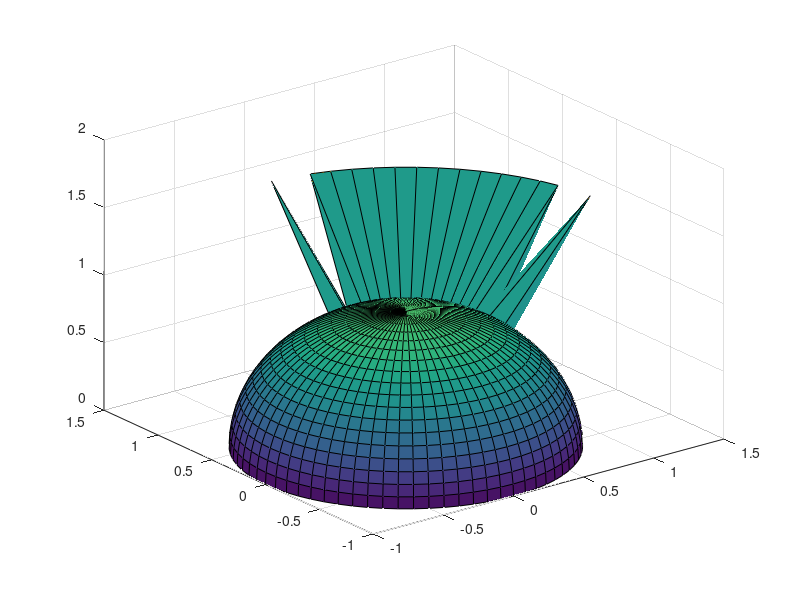

Write the MATLAB code that produced this figure.
X = [
0 0 0 0 0 0 0 0 0 0 0 0 0 0 0 0 0 0 0 -0 -0 -0 -0 -0 -0 -0 -0 -0 -0 -0 -0 -0 -0 -0 -0 -0 -0 -0 -0 -0 -0 -0 -0 -0 -0 -0 -0 -0 -0 -0 -0 -0 -0 -0 -0 0 0 0 0 0 0 0 0 0 0 0 0 0 0 0 0 0 0 ;
0.0871557 0.0868241 0.0858316 0.084186 0.0818996 0.0789899 0.0754791 0.0713938 0.0667652 0.0616284 0.0560226 0.0499905 0.0435779 0.0368336 0.029809 0.0225576 0.0151344 0.00759612 5.33675e-18 -0.00759612 -0.0151344 -0.0225576 -0.029809 -0.0368336 -0.0435779 -0.0499905 -0.0560226 -0.0616284 -0.0667652 -0.0713938 -0.0754791 -0.0789899 -0.0818996 -0.084186 -0.0858316 -0.0868241 -0.0871557 -0.0868241 -0.0858316 -0.084186 -0.0818996 -0.0789899 -0.0754791 -0.0713938 -0.0667652 -0.0616284 -0.0560226 -0.0499905 -0.0435779 -0.0368336 -0.029809 -0.0225576 -0.0151344 -0.00759612 -1.60102e-17 0.00759612 0.0151344 0.0225576 0.029809 0.0368336 0.0435779 0.0499905 0.0560226 0.0616284 0.0667652 0.0713938 0.0754791 0.0789899 0.0818996 0.084186 0.0858316 0.0868241 0.0871557 ;
0.173648 0.172987 0.17101 0.167731 0.163176 0.157379 0.150384 0.142244 0.133022 0.122788 0.111619 0.0996005 0.0868241 0.0733869 0.0593912 0.0449435 0.0301537 0.0151344 1.06329e-17 -0.0151344 -0.0301537 -0.0449435 -0.0593912 -0.0733869 -0.0868241 -0.0996005 -0.111619 -0.122788 -0.133022 -0.142244 -0.150384 -0.157379 -0.163176 -0.167731 -0.17101 -0.172987 -0.173648 -0.172987 -0.17101 -0.167731 -0.163176 -0.157379 -0.150384 -0.142244 -0.133022 -0.122788 -0.111619 -0.0996005 -0.0868241 -0.0733869 -0.0593912 -0.0449435 -0.0301537 -0.0151344 -3.18987e-17 0.0151344 0.0301537 0.0449435 0.0593912 0.0733869 0.0868241 0.0996005 0.111619 0.122788 0.133022 0.142244 0.150384 0.157379 0.163176 0.167731 0.17101 0.172987 0.173648 ;
0.258819 0.257834 0.254887 0.25 0.24321 0.23457 0.224144 0.212012 0.198267 0.183013 0.166366 0.148453 0.12941 0.109382 0.0885213 0.0669873 0.0449435 0.0225576 1.58481e-17 -0.0225576 -0.0449435 -0.0669873 -0.0885213 -0.109382 -0.12941 -0.148453 -0.166366 -0.183013 -0.198267 -0.212012 -0.224144 -0.23457 -0.24321 -0.25 -0.254887 -0.257834 -0.258819 -0.257834 -0.254887 -0.25 -0.24321 -0.23457 -0.224144 -0.212012 -0.198267 -0.183013 -0.166366 -0.148453 -0.12941 -0.109382 -0.0885213 -0.0669873 -0.0449435 -0.0225576 -4.75443e-17 0.0225576 0.0449435 0.0669873 0.0885213 0.109382 0.12941 0.148453 0.166366 0.183013 0.198267 0.212012 0.224144 0.23457 0.24321 0.25 0.254887 0.257834 0.258819 ;
0.34202 0.340719 0.336824 0.330366 0.321394 0.309976 0.296198 0.280167 0.262003 0.241845 0.219846 0.196175 0.17101 0.144544 0.116978 0.0885213 0.0593912 0.029809 2.09427e-17 -0.029809 -0.0593912 -0.0885213 -0.116978 -0.144544 -0.17101 -0.196175 -0.219846 -0.241845 -0.262003 -0.280167 -0.296198 -0.309976 -0.321394 -0.330366 -0.336824 -0.340719 -0.34202 -0.340719 -0.336824 -0.330366 -0.321394 -0.309976 -0.296198 -0.280167 -0.262003 -0.241845 -0.219846 -0.196175 -0.17101 -0.144544 -0.116978 -0.0885213 -0.0593912 -0.029809 -6.28281e-17 0.029809 0.0593912 0.0885213 0.116978 0.144544 0.17101 0.196175 0.219846 0.241845 0.262003 0.280167 0.296198 0.309976 0.321394 0.330366 0.336824 0.340719 0.34202 ;
0.422618 0.42101 0.416198 0.408218 0.397131 0.383022 0.365998 0.346189 0.323744 0.298836 0.271654 0.242404 0.211309 0.178606 0.144544 0.109382 0.0733869 0.0368336 2.58779e-17 -0.0368336 -0.0733869 -0.109382 -0.144544 -0.178606 -0.211309 -0.242404 -0.271654 -0.298836 -0.323744 -0.346189 -0.365998 -0.383022 -0.397131 -0.408218 -0.416198 -0.42101 -0.422618 -0.42101 -0.416198 -0.408218 -0.397131 -0.383022 -0.365998 -0.346189 -0.323744 -0.298836 -0.271654 -0.242404 -0.211309 -0.178606 -0.144544 -0.109382 -0.0733869 -0.0368336 -7.76337e-17 0.0368336 0.0733869 0.109382 0.144544 0.178606 0.211309 0.242404 0.271654 0.298836 0.323744 0.346189 0.365998 0.383022 0.397131 0.408218 0.416198 0.42101 0.422618 ;
0.5 0.498097 0.492404 0.482963 0.469846 0.453154 0.433013 0.409576 0.383022 0.353553 0.321394 0.286788 0.25 0.211309 0.17101 0.12941 0.0868241 0.0435779 3.06162e-17 -0.0435779 -0.0868241 -0.12941 -0.17101 -0.211309 -0.25 -0.286788 -0.321394 -0.353553 -0.383022 -0.409576 -0.433013 -0.453154 -0.469846 -0.482963 -0.492404 -0.498097 -0.5 -0.498097 -0.492404 -0.482963 -0.469846 -0.453154 -0.433013 -0.409576 -0.383022 -0.353553 -0.321394 -0.286788 -0.25 -0.211309 -0.17101 -0.12941 -0.0868241 -0.0435779 -9.18485e-17 0.0435779 0.0868241 0.12941 0.17101 0.211309 0.25 0.286788 0.321394 0.353553 0.383022 0.409576 0.433013 0.453154 0.469846 0.482963 0.492404 0.498097 0.5 ;
0.573576 0.571394 0.564863 0.554032 0.538986 0.519837 0.496732 0.469846 0.439385 0.40558 0.368688 0.32899 0.286788 0.242404 0.196175 0.148453 0.0996005 0.0499905 3.51214e-17 -0.0499905 -0.0996005 -0.148453 -0.196175 -0.242404 -0.286788 -0.32899 -0.368688 -0.40558 -0.439385 -0.469846 -0.496732 -0.519837 -0.538986 -0.554032 -0.564863 -0.571394 -0.573576 -0.571394 -0.564863 -0.554032 -0.538986 -0.519837 -0.496732 -0.469846 -0.439385 -0.40558 -0.368688 -0.32899 -0.286788 -0.242404 -0.196175 -0.148453 -0.0996005 -0.0499905 -1.05364e-16 0.0499905 0.0996005 0.148453 0.196175 0.242404 0.286788 0.32899 0.368688 0.40558 0.439385 0.469846 0.496732 0.519837 0.538986 0.554032 0.564863 0.571394 0.573576 ;
0.642788 0.640342 0.633022 0.620885 0.604023 0.582563 0.55667 0.526541 0.492404 0.454519 0.413176 0.368688 0.321394 0.271654 0.219846 0.166366 0.111619 0.0560226 3.93594e-17 -0.0560226 -0.111619 -0.166366 -0.219846 -0.271654 -0.321394 -0.368688 -0.413176 -0.454519 -0.492404 -0.526541 -0.55667 -0.582563 -0.604023 -0.620885 -0.633022 -0.640342 -0.642788 -0.640342 -0.633022 -0.620885 -0.604023 -0.582563 -0.55667 -0.526541 -0.492404 -0.454519 -0.413176 -0.368688 -0.321394 -0.271654 -0.219846 -0.166366 -0.111619 -0.0560226 -1.18078e-16 0.0560226 0.111619 0.166366 0.219846 0.271654 0.321394 0.368688 0.413176 0.454519 0.492404 0.526541 0.55667 0.582563 0.604023 0.620885 0.633022 0.640342 0.642788 ;
0.707107 1.40883 0.696364 1.36603 1.32893 1.28171 1.22474 1.15846 1.08335 1 0.909039 0.81116 0.707107 0.597672 0.48369 0.366025 0.122788 0.123257 4.32978e-17 -0.0616284 -0.122788 -0.183013 -0.241845 -0.298836 -0.353553 -0.40558 -0.454519 -0.5 -0.541675 -0.579228 -0.612372 -0.640856 -0.664463 -0.683013 -0.696364 -0.704416 -0.707107 -0.704416 -0.696364 -0.683013 -0.664463 -0.640856 -0.612372 -0.579228 -0.541675 -0.5 -0.454519 -0.40558 -0.353553 -0.298836 -0.241845 -0.183013 -0.122788 -0.0616284 -1.29893e-16 0.0616284 0.122788 0.183013 0.241845 0.298836 0.353553 0.40558 0.454519 0.5 0.541675 0.579228 0.612372 0.640856 0.664463 0.683013 0.696364 0.704416 0.707107 ;
0.766044 0.763129 0.754407 0.739942 0.719846 1.38854 1.32683 1.25501 1.17365 1.08335 0.984808 0.87877 0.766044 0.647489 0.262003 0.198267 0.133022 0.0667652 4.69067e-17 -0.0667652 -0.133022 -0.198267 -0.262003 -0.323744 -0.383022 -0.439385 -0.492404 -0.541675 -0.586824 -0.627507 -0.663414 -0.694272 -0.719846 -0.739942 -0.754407 -0.763129 -0.766044 -0.763129 -0.754407 -0.739942 -0.719846 -0.694272 -0.663414 -0.627507 -0.586824 -0.541675 -0.492404 -0.439385 -0.383022 -0.323744 -0.262003 -0.198267 -0.133022 -0.0667652 -1.4072e-16 0.0667652 0.133022 0.198267 0.262003 0.323744 0.383022 0.439385 0.492404 0.541675 0.586824 0.627507 0.663414 0.694272 0.719846 0.739942 0.754407 0.763129 0.766044 ;
0.819152 0.816035 0.806707 0.79124 0.769751 0.742404 1.41881 1.34202 1.25501 1.15846 1.05308 0.939693 0.819152 0.346189 0.280167 0.212012 0.142244 0.0713938 5.01586e-17 -0.0713938 -0.142244 -0.212012 -0.280167 -0.346189 -0.409576 -0.469846 -0.526541 -0.579228 -0.627507 -0.67101 -0.709406 -0.742404 -0.769751 -0.79124 -0.806707 -0.816035 -0.819152 -0.816035 -0.806707 -0.79124 -0.769751 -0.742404 -0.709406 -0.67101 -0.627507 -0.579228 -0.526541 -0.469846 -0.409576 -0.346189 -0.280167 -0.212012 -0.142244 -0.0713938 -1.50476e-16 0.0713938 0.142244 0.212012 0.280167 0.346189 0.409576 0.469846 0.526541 0.579228 0.627507 0.67101 0.709406 0.742404 0.769751 0.79124 0.806707 0.816035 0.819152 ;
0.866025 0.86273 0.852869 0.836516 0.813798 0.784886 0.75 1.41881 1.32683 1.22474 1.11334 0.993464 0.433013 0.365998 0.296198 0.224144 0.150384 0.0754791 5.30288e-17 -0.0754791 -0.150384 -0.224144 -0.296198 -0.365998 -0.433013 -0.496732 -0.55667 -0.612372 -0.663414 -0.709406 -0.75 -0.784886 -0.813798 -0.836516 -0.852869 -0.86273 -0.866025 -0.86273 -0.852869 -0.836516 -0.813798 -0.784886 -0.75 -0.709406 -0.663414 -0.612372 -0.55667 -0.496732 -0.433013 -0.365998 -0.296198 -0.224144 -0.150384 -0.0754791 -1.59086e-16 0.0754791 0.150384 0.224144 0.296198 0.365998 0.433013 0.496732 0.55667 0.612372 0.663414 0.709406 0.75 0.784886 0.813798 0.836516 0.852869 0.86273 0.866025 ;
0.906308 0.902859 0.892539 0.875426 0.851651 0.821394 0.784886 0.742404 1.38854 1.28171 1.16513 0.519837 0.453154 0.383022 0.309976 0.23457 0.157379 0.0789899 5.54953e-17 -0.0789899 -0.157379 -0.23457 -0.309976 -0.383022 -0.453154 -0.519837 -0.582563 -0.640856 -0.694272 -0.742404 -0.784886 -0.821394 -0.851651 -0.875426 -0.892539 -0.902859 -0.906308 -0.902859 -0.892539 -0.875426 -0.851651 -0.821394 -0.784886 -0.742404 -0.694272 -0.640856 -0.582563 -0.519837 -0.453154 -0.383022 -0.309976 -0.23457 -0.157379 -0.0789899 -1.66486e-16 0.0789899 0.157379 0.23457 0.309976 0.383022 0.453154 0.519837 0.582563 0.640856 0.694272 0.742404 0.784886 0.821394 0.851651 0.875426 0.892539 0.902859 0.906308 ;
0.939693 0.936117 0.925417 0.907673 0.883022 0.851651 0.813798 0.769751 0.719846 1.32893 0.604023 0.538986 0.469846 0.397131 0.321394 0.24321 0.163176 0.0818996 5.75396e-17 -0.0818996 -0.163176 -0.24321 -0.321394 -0.397131 -0.469846 -0.538986 -0.604023 -0.664463 -0.719846 -0.769751 -0.813798 -0.851651 -0.883022 -0.907673 -0.925417 -0.936117 -0.939693 -0.936117 -0.925417 -0.907673 -0.883022 -0.851651 -0.813798 -0.769751 -0.719846 -0.664463 -0.604023 -0.538986 -0.469846 -0.397131 -0.321394 -0.24321 -0.163176 -0.0818996 -1.72619e-16 0.0818996 0.163176 0.24321 0.321394 0.397131 0.469846 0.538986 0.604023 0.664463 0.719846 0.769751 0.813798 0.851651 0.883022 0.907673 0.925417 0.936117 0.939693 ;
0.965926 0.96225 0.951251 0.933013 0.907673 0.875426 0.836516 0.79124 0.739942 1.36603 0.620885 0.554032 0.482963 0.408218 0.330366 0.25 0.167731 0.084186 5.91459e-17 -0.084186 -0.167731 -0.25 -0.330366 -0.408218 -0.482963 -0.554032 -0.620885 -0.683013 -0.739942 -0.79124 -0.836516 -0.875426 -0.907673 -0.933013 -0.951251 -0.96225 -0.965926 -0.96225 -0.951251 -0.933013 -0.907673 -0.875426 -0.836516 -0.79124 -0.739942 -0.683013 -0.620885 -0.554032 -0.482963 -0.408218 -0.330366 -0.25 -0.167731 -0.084186 -1.77438e-16 0.084186 0.167731 0.25 0.330366 0.408218 0.482963 0.554032 0.620885 0.683013 0.739942 0.79124 0.836516 0.875426 0.907673 0.933013 0.951251 0.96225 0.965926 ;
0.984808 0.98106 0.969846 0.951251 0.925417 0.892539 0.852869 0.806707 0.754407 1.39273 0.633022 0.564863 0.492404 0.416198 0.336824 0.254887 0.17101 0.0858316 6.03021e-17 -0.0858316 -0.17101 -0.254887 -0.336824 -0.416198 -0.492404 -0.564863 -0.633022 -0.696364 -0.754407 -0.806707 -0.852869 -0.892539 -0.925417 -0.951251 -0.969846 -0.98106 -0.984808 -0.98106 -0.969846 -0.951251 -0.925417 -0.892539 -0.852869 -0.806707 -0.754407 -0.696364 -0.633022 -0.564863 -0.492404 -0.416198 -0.336824 -0.254887 -0.17101 -0.0858316 -1.80906e-16 0.0858316 0.17101 0.254887 0.336824 0.416198 0.492404 0.564863 0.633022 0.696364 0.754407 0.806707 0.852869 0.892539 0.925417 0.951251 0.969846 0.98106 0.984808 ;
0.996195 0.992404 0.98106 0.96225 0.936117 0.902859 0.86273 0.816035 0.763129 1.40883 0.640342 0.571394 0.498097 0.42101 0.340719 0.257834 0.172987 0.0868241 6.09993e-17 -0.0868241 -0.172987 -0.257834 -0.340719 -0.42101 -0.498097 -0.571394 -0.640342 -0.704416 -0.763129 -0.816035 -0.86273 -0.902859 -0.936117 -0.96225 -0.98106 -0.992404 -0.996195 -0.992404 -0.98106 -0.96225 -0.936117 -0.902859 -0.86273 -0.816035 -0.763129 -0.704416 -0.640342 -0.571394 -0.498097 -0.42101 -0.340719 -0.257834 -0.172987 -0.0868241 -1.82998e-16 0.0868241 0.172987 0.257834 0.340719 0.42101 0.498097 0.571394 0.640342 0.704416 0.763129 0.816035 0.86273 0.902859 0.936117 0.96225 0.98106 0.992404 0.996195 ;
1 0.996195 0.984808 0.965926 0.939693 0.906308 0.866025 0.819152 0.766044 0.707107 0.642788 0.573576 0.5 0.422618 0.34202 0.258819 0.173648 0.0871557 6.12323e-17 -0.0871557 -0.173648 -0.258819 -0.34202 -0.422618 -0.5 -0.573576 -0.642788 -0.707107 -0.766044 -0.819152 -0.866025 -0.906308 -0.939693 -0.965926 -0.984808 -0.996195 -1 -0.996195 -0.984808 -0.965926 -0.939693 -0.906308 -0.866025 -0.819152 -0.766044 -0.707107 -0.642788 -0.573576 -0.5 -0.422618 -0.34202 -0.258819 -0.173648 -0.0871557 -1.83697e-16 0.0871557 0.173648 0.258819 0.34202 0.422618 0.5 0.573576 0.642788 0.707107 0.766044 0.819152 0.866025 0.906308 0.939693 0.965926 0.984808 0.996195 1 ;
];
Y = [
0 0 0 0 0 0 0 0 0 0 0 0 0 0 0 0 0 0 0 0 0 0 0 0 0 0 0 0 0 0 0 0 0 0 0 0 0 -0 -0 -0 -0 -0 -0 -0 -0 -0 -0 -0 -0 -0 -0 -0 -0 -0 -0 -0 -0 -0 -0 -0 -0 -0 -0 -0 -0 -0 -0 -0 -0 -0 -0 -0 -0 ;
0 0.00759612 0.0151344 0.0225576 0.029809 0.0368336 0.0435779 0.0499905 0.0560226 0.0616284 0.0667652 0.0713938 0.0754791 0.0789899 0.0818996 0.084186 0.0858316 0.0868241 0.0871557 0.0868241 0.0858316 0.084186 0.0818996 0.0789899 0.0754791 0.0713938 0.0667652 0.0616284 0.0560226 0.0499905 0.0435779 0.0368336 0.029809 0.0225576 0.0151344 0.00759612 1.06735e-17 -0.00759612 -0.0151344 -0.0225576 -0.029809 -0.0368336 -0.0435779 -0.0499905 -0.0560226 -0.0616284 -0.0667652 -0.0713938 -0.0754791 -0.0789899 -0.0818996 -0.084186 -0.0858316 -0.0868241 -0.0871557 -0.0868241 -0.0858316 -0.084186 -0.0818996 -0.0789899 -0.0754791 -0.0713938 -0.0667652 -0.0616284 -0.0560226 -0.0499905 -0.0435779 -0.0368336 -0.029809 -0.0225576 -0.0151344 -0.00759612 -2.1347e-17 ;
0 0.0151344 0.0301537 0.0449435 0.0593912 0.0733869 0.0868241 0.0996005 0.111619 0.122788 0.133022 0.142244 0.150384 0.157379 0.163176 0.167731 0.17101 0.172987 0.173648 0.172987 0.17101 0.167731 0.163176 0.157379 0.150384 0.142244 0.133022 0.122788 0.111619 0.0996005 0.0868241 0.0733869 0.0593912 0.0449435 0.0301537 0.0151344 2.12658e-17 -0.0151344 -0.0301537 -0.0449435 -0.0593912 -0.0733869 -0.0868241 -0.0996005 -0.111619 -0.122788 -0.133022 -0.142244 -0.150384 -0.157379 -0.163176 -0.167731 -0.17101 -0.172987 -0.173648 -0.172987 -0.17101 -0.167731 -0.163176 -0.157379 -0.150384 -0.142244 -0.133022 -0.122788 -0.111619 -0.0996005 -0.0868241 -0.0733869 -0.0593912 -0.0449435 -0.0301537 -0.0151344 -4.25315e-17 ;
0 0.0225576 0.0449435 0.0669873 0.0885213 0.109382 0.12941 0.148453 0.166366 0.183013 0.198267 0.212012 0.224144 0.23457 0.24321 0.25 0.254887 0.257834 0.258819 0.257834 0.254887 0.25 0.24321 0.23457 0.224144 0.212012 0.198267 0.183013 0.166366 0.148453 0.12941 0.109382 0.0885213 0.0669873 0.0449435 0.0225576 3.16962e-17 -0.0225576 -0.0449435 -0.0669873 -0.0885213 -0.109382 -0.12941 -0.148453 -0.166366 -0.183013 -0.198267 -0.212012 -0.224144 -0.23457 -0.24321 -0.25 -0.254887 -0.257834 -0.258819 -0.257834 -0.254887 -0.25 -0.24321 -0.23457 -0.224144 -0.212012 -0.198267 -0.183013 -0.166366 -0.148453 -0.12941 -0.109382 -0.0885213 -0.0669873 -0.0449435 -0.0225576 -6.33924e-17 ;
0 0.029809 0.0593912 0.0885213 0.116978 0.144544 0.17101 0.196175 0.219846 0.241845 0.262003 0.280167 0.296198 0.309976 0.321394 0.330366 0.336824 0.340719 0.34202 0.340719 0.336824 0.330366 0.321394 0.309976 0.296198 0.280167 0.262003 0.241845 0.219846 0.196175 0.17101 0.144544 0.116978 0.0885213 0.0593912 0.029809 4.18854e-17 -0.029809 -0.0593912 -0.0885213 -0.116978 -0.144544 -0.17101 -0.196175 -0.219846 -0.241845 -0.262003 -0.280167 -0.296198 -0.309976 -0.321394 -0.330366 -0.336824 -0.340719 -0.34202 -0.340719 -0.336824 -0.330366 -0.321394 -0.309976 -0.296198 -0.280167 -0.262003 -0.241845 -0.219846 -0.196175 -0.17101 -0.144544 -0.116978 -0.0885213 -0.0593912 -0.029809 -8.37708e-17 ;
0 0.0368336 0.0733869 0.109382 0.144544 0.178606 0.211309 0.242404 0.271654 0.298836 0.323744 0.346189 0.365998 0.383022 0.397131 0.408218 0.416198 0.42101 0.422618 0.42101 0.416198 0.408218 0.397131 0.383022 0.365998 0.346189 0.323744 0.298836 0.271654 0.242404 0.211309 0.178606 0.144544 0.109382 0.0733869 0.0368336 5.17558e-17 -0.0368336 -0.0733869 -0.109382 -0.144544 -0.178606 -0.211309 -0.242404 -0.271654 -0.298836 -0.323744 -0.346189 -0.365998 -0.383022 -0.397131 -0.408218 -0.416198 -0.42101 -0.422618 -0.42101 -0.416198 -0.408218 -0.397131 -0.383022 -0.365998 -0.346189 -0.323744 -0.298836 -0.271654 -0.242404 -0.211309 -0.178606 -0.144544 -0.109382 -0.0733869 -0.0368336 -1.03512e-16 ;
0 0.0435779 0.0868241 0.12941 0.17101 0.211309 0.25 0.286788 0.321394 0.353553 0.383022 0.409576 0.433013 0.453154 0.469846 0.482963 0.492404 0.498097 0.5 0.498097 0.492404 0.482963 0.469846 0.453154 0.433013 0.409576 0.383022 0.353553 0.321394 0.286788 0.25 0.211309 0.17101 0.12941 0.0868241 0.0435779 6.12323e-17 -0.0435779 -0.0868241 -0.12941 -0.17101 -0.211309 -0.25 -0.286788 -0.321394 -0.353553 -0.383022 -0.409576 -0.433013 -0.453154 -0.469846 -0.482963 -0.492404 -0.498097 -0.5 -0.498097 -0.492404 -0.482963 -0.469846 -0.453154 -0.433013 -0.409576 -0.383022 -0.353553 -0.321394 -0.286788 -0.25 -0.211309 -0.17101 -0.12941 -0.0868241 -0.0435779 -1.22465e-16 ;
0 0.0499905 0.0996005 0.148453 0.196175 0.242404 0.286788 0.32899 0.368688 0.40558 0.439385 0.469846 0.496732 0.519837 0.538986 0.554032 0.564863 0.571394 0.573576 0.571394 0.564863 0.554032 0.538986 0.519837 0.496732 0.469846 0.439385 0.40558 0.368688 0.32899 0.286788 0.242404 0.196175 0.148453 0.0996005 0.0499905 7.02429e-17 -0.0499905 -0.0996005 -0.148453 -0.196175 -0.242404 -0.286788 -0.32899 -0.368688 -0.40558 -0.439385 -0.469846 -0.496732 -0.519837 -0.538986 -0.554032 -0.564863 -0.571394 -0.573576 -0.571394 -0.564863 -0.554032 -0.538986 -0.519837 -0.496732 -0.469846 -0.439385 -0.40558 -0.368688 -0.32899 -0.286788 -0.242404 -0.196175 -0.148453 -0.0996005 -0.0499905 -1.40486e-16 ;
0 0.0560226 0.111619 0.166366 0.219846 0.271654 0.321394 0.368688 0.413176 0.454519 0.492404 0.526541 0.55667 0.582563 0.604023 0.620885 0.633022 0.640342 0.642788 0.640342 0.633022 0.620885 0.604023 0.582563 0.55667 0.526541 0.492404 0.454519 0.413176 0.368688 0.321394 0.271654 0.219846 0.166366 0.111619 0.0560226 7.87188e-17 -0.0560226 -0.111619 -0.166366 -0.219846 -0.271654 -0.321394 -0.368688 -0.413176 -0.454519 -0.492404 -0.526541 -0.55667 -0.582563 -0.604023 -0.620885 -0.633022 -0.640342 -0.642788 -0.640342 -0.633022 -0.620885 -0.604023 -0.582563 -0.55667 -0.526541 -0.492404 -0.454519 -0.413176 -0.368688 -0.321394 -0.271654 -0.219846 -0.166366 -0.111619 -0.0560226 -1.57438e-16 ;
0 0.123257 0.122788 0.366025 0.48369 0.597672 0.707107 0.81116 0.909039 1 1.08335 1.15846 1.22474 1.28171 1.32893 1.36603 0.696364 1.40883 0.707107 0.704416 0.696364 0.683013 0.664463 0.640856 0.612372 0.579228 0.541675 0.5 0.454519 0.40558 0.353553 0.298836 0.241845 0.183013 0.122788 0.0616284 8.65956e-17 -0.0616284 -0.122788 -0.183013 -0.241845 -0.298836 -0.353553 -0.40558 -0.454519 -0.5 -0.541675 -0.579228 -0.612372 -0.640856 -0.664463 -0.683013 -0.696364 -0.704416 -0.707107 -0.704416 -0.696364 -0.683013 -0.664463 -0.640856 -0.612372 -0.579228 -0.541675 -0.5 -0.454519 -0.40558 -0.353553 -0.298836 -0.241845 -0.183013 -0.122788 -0.0616284 -1.73191e-16 ;
0 0.0667652 0.133022 0.198267 0.262003 0.647489 0.766044 0.87877 0.984808 1.08335 1.17365 1.25501 1.32683 1.38854 0.719846 0.739942 0.754407 0.763129 0.766044 0.763129 0.754407 0.739942 0.719846 0.694272 0.663414 0.627507 0.586824 0.541675 0.492404 0.439385 0.383022 0.323744 0.262003 0.198267 0.133022 0.0667652 9.38134e-17 -0.0667652 -0.133022 -0.198267 -0.262003 -0.323744 -0.383022 -0.439385 -0.492404 -0.541675 -0.586824 -0.627507 -0.663414 -0.694272 -0.719846 -0.739942 -0.754407 -0.763129 -0.766044 -0.763129 -0.754407 -0.739942 -0.719846 -0.694272 -0.663414 -0.627507 -0.586824 -0.541675 -0.492404 -0.439385 -0.383022 -0.323744 -0.262003 -0.198267 -0.133022 -0.0667652 -1.87627e-16 ;
0 0.0713938 0.142244 0.212012 0.280167 0.346189 0.819152 0.939693 1.05308 1.15846 1.25501 1.34202 1.41881 0.742404 0.769751 0.79124 0.806707 0.816035 0.819152 0.816035 0.806707 0.79124 0.769751 0.742404 0.709406 0.67101 0.627507 0.579228 0.526541 0.469846 0.409576 0.346189 0.280167 0.212012 0.142244 0.0713938 1.00317e-16 -0.0713938 -0.142244 -0.212012 -0.280167 -0.346189 -0.409576 -0.469846 -0.526541 -0.579228 -0.627507 -0.67101 -0.709406 -0.742404 -0.769751 -0.79124 -0.806707 -0.816035 -0.819152 -0.816035 -0.806707 -0.79124 -0.769751 -0.742404 -0.709406 -0.67101 -0.627507 -0.579228 -0.526541 -0.469846 -0.409576 -0.346189 -0.280167 -0.212012 -0.142244 -0.0713938 -2.00634e-16 ;
0 0.0754791 0.150384 0.224144 0.296198 0.365998 0.433013 0.993464 1.11334 1.22474 1.32683 1.41881 0.75 0.784886 0.813798 0.836516 0.852869 0.86273 0.866025 0.86273 0.852869 0.836516 0.813798 0.784886 0.75 0.709406 0.663414 0.612372 0.55667 0.496732 0.433013 0.365998 0.296198 0.224144 0.150384 0.0754791 1.06058e-16 -0.0754791 -0.150384 -0.224144 -0.296198 -0.365998 -0.433013 -0.496732 -0.55667 -0.612372 -0.663414 -0.709406 -0.75 -0.784886 -0.813798 -0.836516 -0.852869 -0.86273 -0.866025 -0.86273 -0.852869 -0.836516 -0.813798 -0.784886 -0.75 -0.709406 -0.663414 -0.612372 -0.55667 -0.496732 -0.433013 -0.365998 -0.296198 -0.224144 -0.150384 -0.0754791 -2.12115e-16 ;
0 0.0789899 0.157379 0.23457 0.309976 0.383022 0.453154 0.519837 1.16513 1.28171 1.38854 0.742404 0.784886 0.821394 0.851651 0.875426 0.892539 0.902859 0.906308 0.902859 0.892539 0.875426 0.851651 0.821394 0.784886 0.742404 0.694272 0.640856 0.582563 0.519837 0.453154 0.383022 0.309976 0.23457 0.157379 0.0789899 1.10991e-16 -0.0789899 -0.157379 -0.23457 -0.309976 -0.383022 -0.453154 -0.519837 -0.582563 -0.640856 -0.694272 -0.742404 -0.784886 -0.821394 -0.851651 -0.875426 -0.892539 -0.902859 -0.906308 -0.902859 -0.892539 -0.875426 -0.851651 -0.821394 -0.784886 -0.742404 -0.694272 -0.640856 -0.582563 -0.519837 -0.453154 -0.383022 -0.309976 -0.23457 -0.157379 -0.0789899 -2.21981e-16 ;
0 0.0818996 0.163176 0.24321 0.321394 0.397131 0.469846 0.538986 0.604023 1.32893 0.719846 0.769751 0.813798 0.851651 0.883022 0.907673 0.925417 0.936117 0.939693 0.936117 0.925417 0.907673 0.883022 0.851651 0.813798 0.769751 0.719846 0.664463 0.604023 0.538986 0.469846 0.397131 0.321394 0.24321 0.163176 0.0818996 1.15079e-16 -0.0818996 -0.163176 -0.24321 -0.321394 -0.397131 -0.469846 -0.538986 -0.604023 -0.664463 -0.719846 -0.769751 -0.813798 -0.851651 -0.883022 -0.907673 -0.925417 -0.936117 -0.939693 -0.936117 -0.925417 -0.907673 -0.883022 -0.851651 -0.813798 -0.769751 -0.719846 -0.664463 -0.604023 -0.538986 -0.469846 -0.397131 -0.321394 -0.24321 -0.163176 -0.0818996 -2.30158e-16 ;
0 0.084186 0.167731 0.25 0.330366 0.408218 0.482963 0.554032 0.620885 1.36603 0.739942 0.79124 0.836516 0.875426 0.907673 0.933013 0.951251 0.96225 0.965926 0.96225 0.951251 0.933013 0.907673 0.875426 0.836516 0.79124 0.739942 0.683013 0.620885 0.554032 0.482963 0.408218 0.330366 0.25 0.167731 0.084186 1.18292e-16 -0.084186 -0.167731 -0.25 -0.330366 -0.408218 -0.482963 -0.554032 -0.620885 -0.683013 -0.739942 -0.79124 -0.836516 -0.875426 -0.907673 -0.933013 -0.951251 -0.96225 -0.965926 -0.96225 -0.951251 -0.933013 -0.907673 -0.875426 -0.836516 -0.79124 -0.739942 -0.683013 -0.620885 -0.554032 -0.482963 -0.408218 -0.330366 -0.25 -0.167731 -0.084186 -2.36584e-16 ;
0 0.0858316 0.17101 0.254887 0.336824 0.416198 0.492404 0.564863 0.633022 1.39273 0.754407 0.806707 0.852869 0.892539 0.925417 0.951251 0.969846 0.98106 0.984808 0.98106 0.969846 0.951251 0.925417 0.892539 0.852869 0.806707 0.754407 0.696364 0.633022 0.564863 0.492404 0.416198 0.336824 0.254887 0.17101 0.0858316 1.20604e-16 -0.0858316 -0.17101 -0.254887 -0.336824 -0.416198 -0.492404 -0.564863 -0.633022 -0.696364 -0.754407 -0.806707 -0.852869 -0.892539 -0.925417 -0.951251 -0.969846 -0.98106 -0.984808 -0.98106 -0.969846 -0.951251 -0.925417 -0.892539 -0.852869 -0.806707 -0.754407 -0.696364 -0.633022 -0.564863 -0.492404 -0.416198 -0.336824 -0.254887 -0.17101 -0.0858316 -2.41208e-16 ;
0 0.0868241 0.172987 0.257834 0.340719 0.42101 0.498097 0.571394 0.640342 1.40883 0.763129 0.816035 0.86273 0.902859 0.936117 0.96225 0.98106 0.992404 0.996195 0.992404 0.98106 0.96225 0.936117 0.902859 0.86273 0.816035 0.763129 0.704416 0.640342 0.571394 0.498097 0.42101 0.340719 0.257834 0.172987 0.0868241 1.21999e-16 -0.0868241 -0.172987 -0.257834 -0.340719 -0.42101 -0.498097 -0.571394 -0.640342 -0.704416 -0.763129 -0.816035 -0.86273 -0.902859 -0.936117 -0.96225 -0.98106 -0.992404 -0.996195 -0.992404 -0.98106 -0.96225 -0.936117 -0.902859 -0.86273 -0.816035 -0.763129 -0.704416 -0.640342 -0.571394 -0.498097 -0.42101 -0.340719 -0.257834 -0.172987 -0.0868241 -2.43997e-16 ;
0 0.0871557 0.173648 0.258819 0.34202 0.422618 0.5 0.573576 0.642788 0.707107 0.766044 0.819152 0.866025 0.906308 0.939693 0.965926 0.984808 0.996195 1 0.996195 0.984808 0.965926 0.939693 0.906308 0.866025 0.819152 0.766044 0.707107 0.642788 0.573576 0.5 0.422618 0.34202 0.258819 0.173648 0.0871557 1.22465e-16 -0.0871557 -0.173648 -0.258819 -0.34202 -0.422618 -0.5 -0.573576 -0.642788 -0.707107 -0.766044 -0.819152 -0.866025 -0.906308 -0.939693 -0.965926 -0.984808 -0.996195 -1 -0.996195 -0.984808 -0.965926 -0.939693 -0.906308 -0.866025 -0.819152 -0.766044 -0.707107 -0.642788 -0.573576 -0.5 -0.422618 -0.34202 -0.258819 -0.173648 -0.0871557 -2.44929e-16 ;
];
Z = [
1 1 1 1 1 1 1 1 1 1 1 1 1 1 1 1 1 1 1 1 1 1 1 1 1 1 1 1 1 1 1 1 1 1 1 1 1 1 1 1 1 1 1 1 1 1 1 1 1 1 1 1 1 1 1 1 1 1 1 1 1 1 1 1 1 1 1 1 1 1 1 1 1 ;
0.996195 0.996195 0.996195 0.996195 0.996195 0.996195 0.996195 0.996195 0.996195 0.996195 0.996195 0.996195 0.996195 0.996195 0.996195 0.996195 0.996195 0.996195 0.996195 0.996195 0.996195 0.996195 0.996195 0.996195 0.996195 0.996195 0.996195 0.996195 0.996195 0.996195 0.996195 0.996195 0.996195 0.996195 0.996195 0.996195 0.996195 0.996195 0.996195 0.996195 0.996195 0.996195 0.996195 0.996195 0.996195 0.996195 0.996195 0.996195 0.996195 0.996195 0.996195 0.996195 0.996195 0.996195 0.996195 0.996195 0.996195 0.996195 0.996195 0.996195 0.996195 0.996195 0.996195 0.996195 0.996195 0.996195 0.996195 0.996195 0.996195 0.996195 0.996195 0.996195 0.996195 ;
0.984808 0.984808 0.984808 0.984808 0.984808 0.984808 0.984808 0.984808 0.984808 0.984808 0.984808 0.984808 0.984808 0.984808 0.984808 0.984808 0.984808 0.984808 0.984808 0.984808 0.984808 0.984808 0.984808 0.984808 0.984808 0.984808 0.984808 0.984808 0.984808 0.984808 0.984808 0.984808 0.984808 0.984808 0.984808 0.984808 0.984808 0.984808 0.984808 0.984808 0.984808 0.984808 0.984808 0.984808 0.984808 0.984808 0.984808 0.984808 0.984808 0.984808 0.984808 0.984808 0.984808 0.984808 0.984808 0.984808 0.984808 0.984808 0.984808 0.984808 0.984808 0.984808 0.984808 0.984808 0.984808 0.984808 0.984808 0.984808 0.984808 0.984808 0.984808 0.984808 0.984808 ;
0.965926 0.965926 0.965926 0.965926 0.965926 0.965926 0.965926 0.965926 0.965926 0.965926 0.965926 0.965926 0.965926 0.965926 0.965926 0.965926 0.965926 0.965926 0.965926 0.965926 0.965926 0.965926 0.965926 0.965926 0.965926 0.965926 0.965926 0.965926 0.965926 0.965926 0.965926 0.965926 0.965926 0.965926 0.965926 0.965926 0.965926 0.965926 0.965926 0.965926 0.965926 0.965926 0.965926 0.965926 0.965926 0.965926 0.965926 0.965926 0.965926 0.965926 0.965926 0.965926 0.965926 0.965926 0.965926 0.965926 0.965926 0.965926 0.965926 0.965926 0.965926 0.965926 0.965926 0.965926 0.965926 0.965926 0.965926 0.965926 0.965926 0.965926 0.965926 0.965926 0.965926 ;
0.939693 0.939693 0.939693 0.939693 0.939693 0.939693 0.939693 0.939693 0.939693 0.939693 0.939693 0.939693 0.939693 0.939693 0.939693 0.939693 0.939693 0.939693 0.939693 0.939693 0.939693 0.939693 0.939693 0.939693 0.939693 0.939693 0.939693 0.939693 0.939693 0.939693 0.939693 0.939693 0.939693 0.939693 0.939693 0.939693 0.939693 0.939693 0.939693 0.939693 0.939693 0.939693 0.939693 0.939693 0.939693 0.939693 0.939693 0.939693 0.939693 0.939693 0.939693 0.939693 0.939693 0.939693 0.939693 0.939693 0.939693 0.939693 0.939693 0.939693 0.939693 0.939693 0.939693 0.939693 0.939693 0.939693 0.939693 0.939693 0.939693 0.939693 0.939693 0.939693 0.939693 ;
0.906308 0.906308 0.906308 0.906308 0.906308 0.906308 0.906308 0.906308 0.906308 0.906308 0.906308 0.906308 0.906308 0.906308 0.906308 0.906308 0.906308 0.906308 0.906308 0.906308 0.906308 0.906308 0.906308 0.906308 0.906308 0.906308 0.906308 0.906308 0.906308 0.906308 0.906308 0.906308 0.906308 0.906308 0.906308 0.906308 0.906308 0.906308 0.906308 0.906308 0.906308 0.906308 0.906308 0.906308 0.906308 0.906308 0.906308 0.906308 0.906308 0.906308 0.906308 0.906308 0.906308 0.906308 0.906308 0.906308 0.906308 0.906308 0.906308 0.906308 0.906308 0.906308 0.906308 0.906308 0.906308 0.906308 0.906308 0.906308 0.906308 0.906308 0.906308 0.906308 0.906308 ;
0.866025 0.866025 0.866025 0.866025 0.866025 0.866025 0.866025 0.866025 0.866025 0.866025 0.866025 0.866025 0.866025 0.866025 0.866025 0.866025 0.866025 0.866025 0.866025 0.866025 0.866025 0.866025 0.866025 0.866025 0.866025 0.866025 0.866025 0.866025 0.866025 0.866025 0.866025 0.866025 0.866025 0.866025 0.866025 0.866025 0.866025 0.866025 0.866025 0.866025 0.866025 0.866025 0.866025 0.866025 0.866025 0.866025 0.866025 0.866025 0.866025 0.866025 0.866025 0.866025 0.866025 0.866025 0.866025 0.866025 0.866025 0.866025 0.866025 0.866025 0.866025 0.866025 0.866025 0.866025 0.866025 0.866025 0.866025 0.866025 0.866025 0.866025 0.866025 0.866025 0.866025 ;
0.819152 0.819152 0.819152 0.819152 0.819152 0.819152 0.819152 0.819152 0.819152 0.819152 0.819152 0.819152 0.819152 0.819152 0.819152 0.819152 0.819152 0.819152 0.819152 0.819152 0.819152 0.819152 0.819152 0.819152 0.819152 0.819152 0.819152 0.819152 0.819152 0.819152 0.819152 0.819152 0.819152 0.819152 0.819152 0.819152 0.819152 0.819152 0.819152 0.819152 0.819152 0.819152 0.819152 0.819152 0.819152 0.819152 0.819152 0.819152 0.819152 0.819152 0.819152 0.819152 0.819152 0.819152 0.819152 0.819152 0.819152 0.819152 0.819152 0.819152 0.819152 0.819152 0.819152 0.819152 0.819152 0.819152 0.819152 0.819152 0.819152 0.819152 0.819152 0.819152 0.819152 ;
0.766044 0.766044 0.766044 0.766044 0.766044 0.766044 0.766044 0.766044 0.766044 0.766044 0.766044 0.766044 0.766044 0.766044 0.766044 0.766044 0.766044 0.766044 0.766044 0.766044 0.766044 0.766044 0.766044 0.766044 0.766044 0.766044 0.766044 0.766044 0.766044 0.766044 0.766044 0.766044 0.766044 0.766044 0.766044 0.766044 0.766044 0.766044 0.766044 0.766044 0.766044 0.766044 0.766044 0.766044 0.766044 0.766044 0.766044 0.766044 0.766044 0.766044 0.766044 0.766044 0.766044 0.766044 0.766044 0.766044 0.766044 0.766044 0.766044 0.766044 0.766044 0.766044 0.766044 0.766044 0.766044 0.766044 0.766044 0.766044 0.766044 0.766044 0.766044 0.766044 0.766044 ;
0.707107 1.41421 0.707107 1.41421 1.41421 1.41421 1.41421 1.41421 1.41421 1.41421 1.41421 1.41421 1.41421 1.41421 1.41421 1.41421 0.707107 1.41421 0.707107 0.707107 0.707107 0.707107 0.707107 0.707107 0.707107 0.707107 0.707107 0.707107 0.707107 0.707107 0.707107 0.707107 0.707107 0.707107 0.707107 0.707107 0.707107 0.707107 0.707107 0.707107 0.707107 0.707107 0.707107 0.707107 0.707107 0.707107 0.707107 0.707107 0.707107 0.707107 0.707107 0.707107 0.707107 0.707107 0.707107 0.707107 0.707107 0.707107 0.707107 0.707107 0.707107 0.707107 0.707107 0.707107 0.707107 0.707107 0.707107 0.707107 0.707107 0.707107 0.707107 0.707107 0.707107 ;
0.642788 0.642788 0.642788 0.642788 0.642788 1.28558 1.28558 1.28558 1.28558 1.28558 1.28558 1.28558 1.28558 1.28558 0.642788 0.642788 0.642788 0.642788 0.642788 0.642788 0.642788 0.642788 0.642788 0.642788 0.642788 0.642788 0.642788 0.642788 0.642788 0.642788 0.642788 0.642788 0.642788 0.642788 0.642788 0.642788 0.642788 0.642788 0.642788 0.642788 0.642788 0.642788 0.642788 0.642788 0.642788 0.642788 0.642788 0.642788 0.642788 0.642788 0.642788 0.642788 0.642788 0.642788 0.642788 0.642788 0.642788 0.642788 0.642788 0.642788 0.642788 0.642788 0.642788 0.642788 0.642788 0.642788 0.642788 0.642788 0.642788 0.642788 0.642788 0.642788 0.642788 ;
0.573576 0.573576 0.573576 0.573576 0.573576 0.573576 1.14715 1.14715 1.14715 1.14715 1.14715 1.14715 1.14715 0.573576 0.573576 0.573576 0.573576 0.573576 0.573576 0.573576 0.573576 0.573576 0.573576 0.573576 0.573576 0.573576 0.573576 0.573576 0.573576 0.573576 0.573576 0.573576 0.573576 0.573576 0.573576 0.573576 0.573576 0.573576 0.573576 0.573576 0.573576 0.573576 0.573576 0.573576 0.573576 0.573576 0.573576 0.573576 0.573576 0.573576 0.573576 0.573576 0.573576 0.573576 0.573576 0.573576 0.573576 0.573576 0.573576 0.573576 0.573576 0.573576 0.573576 0.573576 0.573576 0.573576 0.573576 0.573576 0.573576 0.573576 0.573576 0.573576 0.573576 ;
0.5 0.5 0.5 0.5 0.5 0.5 0.5 1 1 1 1 1 0.5 0.5 0.5 0.5 0.5 0.5 0.5 0.5 0.5 0.5 0.5 0.5 0.5 0.5 0.5 0.5 0.5 0.5 0.5 0.5 0.5 0.5 0.5 0.5 0.5 0.5 0.5 0.5 0.5 0.5 0.5 0.5 0.5 0.5 0.5 0.5 0.5 0.5 0.5 0.5 0.5 0.5 0.5 0.5 0.5 0.5 0.5 0.5 0.5 0.5 0.5 0.5 0.5 0.5 0.5 0.5 0.5 0.5 0.5 0.5 0.5 ;
0.422618 0.422618 0.422618 0.422618 0.422618 0.422618 0.422618 0.422618 0.845237 0.845237 0.845237 0.422618 0.422618 0.422618 0.422618 0.422618 0.422618 0.422618 0.422618 0.422618 0.422618 0.422618 0.422618 0.422618 0.422618 0.422618 0.422618 0.422618 0.422618 0.422618 0.422618 0.422618 0.422618 0.422618 0.422618 0.422618 0.422618 0.422618 0.422618 0.422618 0.422618 0.422618 0.422618 0.422618 0.422618 0.422618 0.422618 0.422618 0.422618 0.422618 0.422618 0.422618 0.422618 0.422618 0.422618 0.422618 0.422618 0.422618 0.422618 0.422618 0.422618 0.422618 0.422618 0.422618 0.422618 0.422618 0.422618 0.422618 0.422618 0.422618 0.422618 0.422618 0.422618 ;
0.34202 0.34202 0.34202 0.34202 0.34202 0.34202 0.34202 0.34202 0.34202 0.68404 0.34202 0.34202 0.34202 0.34202 0.34202 0.34202 0.34202 0.34202 0.34202 0.34202 0.34202 0.34202 0.34202 0.34202 0.34202 0.34202 0.34202 0.34202 0.34202 0.34202 0.34202 0.34202 0.34202 0.34202 0.34202 0.34202 0.34202 0.34202 0.34202 0.34202 0.34202 0.34202 0.34202 0.34202 0.34202 0.34202 0.34202 0.34202 0.34202 0.34202 0.34202 0.34202 0.34202 0.34202 0.34202 0.34202 0.34202 0.34202 0.34202 0.34202 0.34202 0.34202 0.34202 0.34202 0.34202 0.34202 0.34202 0.34202 0.34202 0.34202 0.34202 0.34202 0.34202 ;
0.258819 0.258819 0.258819 0.258819 0.258819 0.258819 0.258819 0.258819 0.258819 0.517638 0.258819 0.258819 0.258819 0.258819 0.258819 0.258819 0.258819 0.258819 0.258819 0.258819 0.258819 0.258819 0.258819 0.258819 0.258819 0.258819 0.258819 0.258819 0.258819 0.258819 0.258819 0.258819 0.258819 0.258819 0.258819 0.258819 0.258819 0.258819 0.258819 0.258819 0.258819 0.258819 0.258819 0.258819 0.258819 0.258819 0.258819 0.258819 0.258819 0.258819 0.258819 0.258819 0.258819 0.258819 0.258819 0.258819 0.258819 0.258819 0.258819 0.258819 0.258819 0.258819 0.258819 0.258819 0.258819 0.258819 0.258819 0.258819 0.258819 0.258819 0.258819 0.258819 0.258819 ;
0.173648 0.173648 0.173648 0.173648 0.173648 0.173648 0.173648 0.173648 0.173648 0.347296 0.173648 0.173648 0.173648 0.173648 0.173648 0.173648 0.173648 0.173648 0.173648 0.173648 0.173648 0.173648 0.173648 0.173648 0.173648 0.173648 0.173648 0.173648 0.173648 0.173648 0.173648 0.173648 0.173648 0.173648 0.173648 0.173648 0.173648 0.173648 0.173648 0.173648 0.173648 0.173648 0.173648 0.173648 0.173648 0.173648 0.173648 0.173648 0.173648 0.173648 0.173648 0.173648 0.173648 0.173648 0.173648 0.173648 0.173648 0.173648 0.173648 0.173648 0.173648 0.173648 0.173648 0.173648 0.173648 0.173648 0.173648 0.173648 0.173648 0.173648 0.173648 0.173648 0.173648 ;
0.0871557 0.0871557 0.0871557 0.0871557 0.0871557 0.0871557 0.0871557 0.0871557 0.0871557 0.174311 0.0871557 0.0871557 0.0871557 0.0871557 0.0871557 0.0871557 0.0871557 0.0871557 0.0871557 0.0871557 0.0871557 0.0871557 0.0871557 0.0871557 0.0871557 0.0871557 0.0871557 0.0871557 0.0871557 0.0871557 0.0871557 0.0871557 0.0871557 0.0871557 0.0871557 0.0871557 0.0871557 0.0871557 0.0871557 0.0871557 0.0871557 0.0871557 0.0871557 0.0871557 0.0871557 0.0871557 0.0871557 0.0871557 0.0871557 0.0871557 0.0871557 0.0871557 0.0871557 0.0871557 0.0871557 0.0871557 0.0871557 0.0871557 0.0871557 0.0871557 0.0871557 0.0871557 0.0871557 0.0871557 0.0871557 0.0871557 0.0871557 0.0871557 0.0871557 0.0871557 0.0871557 0.0871557 0.0871557 ;
6.12323e-17 6.12323e-17 6.12323e-17 6.12323e-17 6.12323e-17 6.12323e-17 6.12323e-17 6.12323e-17 6.12323e-17 6.12323e-17 6.12323e-17 6.12323e-17 6.12323e-17 6.12323e-17 6.12323e-17 6.12323e-17 6.12323e-17 6.12323e-17 6.12323e-17 6.12323e-17 6.12323e-17 6.12323e-17 6.12323e-17 6.12323e-17 6.12323e-17 6.12323e-17 6.12323e-17 6.12323e-17 6.12323e-17 6.12323e-17 6.12323e-17 6.12323e-17 6.12323e-17 6.12323e-17 6.12323e-17 6.12323e-17 6.12323e-17 6.12323e-17 6.12323e-17 6.12323e-17 6.12323e-17 6.12323e-17 6.12323e-17 6.12323e-17 6.12323e-17 6.12323e-17 6.12323e-17 6.12323e-17 6.12323e-17 6.12323e-17 6.12323e-17 6.12323e-17 6.12323e-17 6.12323e-17 6.12323e-17 6.12323e-17 6.12323e-17 6.12323e-17 6.12323e-17 6.12323e-17 6.12323e-17 6.12323e-17 6.12323e-17 6.12323e-17 6.12323e-17 6.12323e-17 6.12323e-17 6.12323e-17 6.12323e-17 6.12323e-17 6.12323e-17 6.12323e-17 6.12323e-17 ;
];
figure
surf(X, Y, Z)